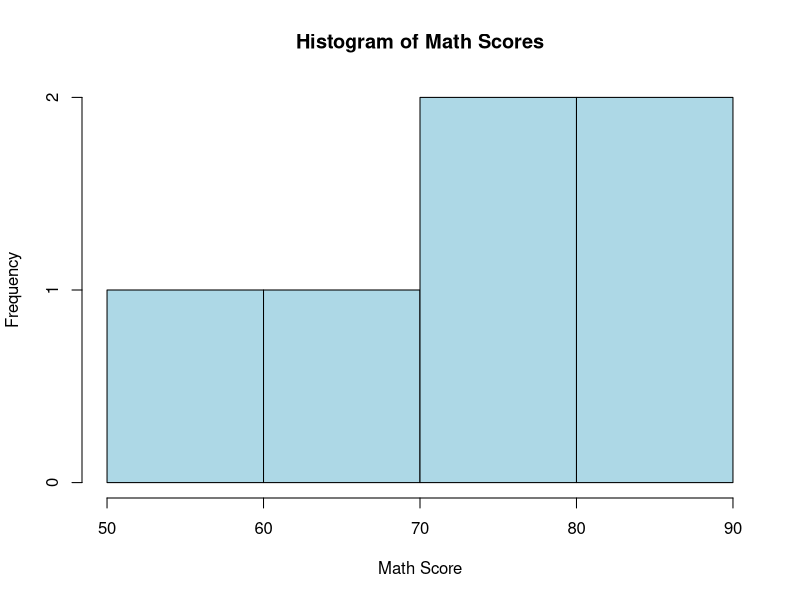
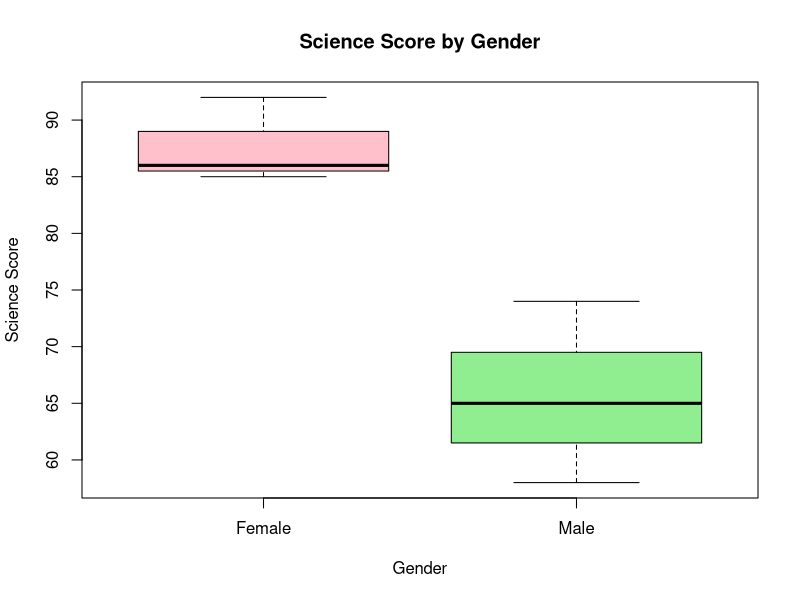

Source code (R) for these figures, in order:
# Create Dataset
student <- data.frame(
  Student_ID = c("S01","S02","S03","S04","S05","S06"),
  Gender = c("Male","Female","Male","Female","Male","Female"),
  Study_Hours = c(2.0,3.5,1.5,4.0,2.8,3.0),
  Attendance = c(78,90,70,95,85,92),
  Math_Score = c(62,80,55,90,72,82),
  Science_Score = c(65,85,58,92,74,86),
  Exam_Date = c("2025-01-10","2025-01-10",
                "2025-02-12","2025-02-12",
                "2025-03-15","2025-03-15")
)

# Histogram
hist(student$Math_Score,
     col = "lightblue",
     main = "Histogram of Math Scores",
     xlab = "Math Score",
     ylab = "Frequency")

# Boxplot
boxplot(Science_Score ~ Gender,
        data = student,
        col = c("pink","lightgreen"),
        main = "Science Score by Gender",
        xlab = "Gender",
        ylab = "Science Score")
